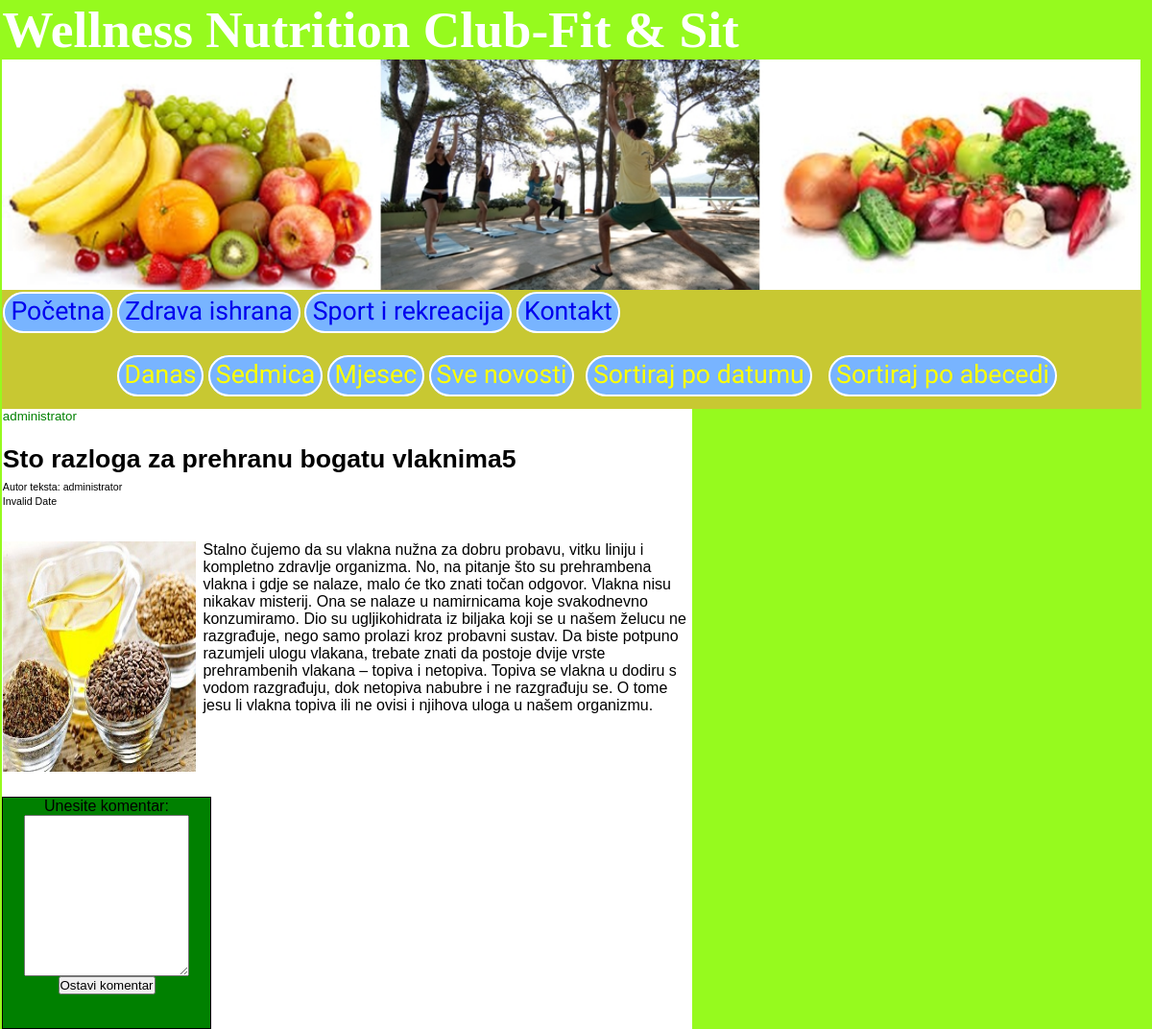
/Detalji.php?NaslovNovosti=Sto razloga za prehranu bogatu vlaknima5, run on the app's committed database.
### tables this page shows
CREATE TABLE IF NOT EXISTS `autori` (
  `ID` int(11) NOT NULL AUTO_INCREMENT,
  `Username` varchar(20) NOT NULL,
  `Password` varchar(50) NOT NULL,
  PRIMARY KEY (`ID`),
  UNIQUE KEY `Username` (`Username`)
);

CREATE TABLE IF NOT EXISTS `novosti` (
  `NovostID` int(11) NOT NULL AUTO_INCREMENT,
  `Naslov` varchar(200) NOT NULL,
  `NovostiTxt` text NOT NULL,
  `Vrijeme` timestamp NOT NULL DEFAULT CURRENT_TIMESTAMP ON UPDATE CURRENT_TIMESTAMP,
  `Slika` text NOT NULL,
  `AutorID` int(11) NOT NULL,
  `Otvoren` varchar(2) NOT NULL,
  PRIMARY KEY (`NovostID`)
);

### Detalji.php (the view, shortened to what this page needs)
<!DOCTYPE HTML PUBLIC "-//W3C//DTD HTML 4.01 Transitional//EN">
<Html>
<head>
<link rel="stylesheet" type="text/css" href="Stil.css">
</head>
<body onload="bodyOnLoad()">
<div id="zaglavlje">
<h1 id="imeklub">Wellness Nutrition Club-Fit &amp Sit</h1>
</div>
<div id="slike">
<img class="prva" alt="LOGO" src="kolaz.jpg">
</div>
<div id="meni">
	<ul class="menilista">
		<li id="Pocetna"><a class="linkmeni" href="Main.php" >Početna</a></li>
		<li id="Zdrava"><a href="Linkovi.html" class="linkmeni">Zdrava ishrana</a></li>
		<li id="Sport"><a href="Tabela.html" class="linkmeni">Sport i rekreacija</a></li>
		<li id="Kontakt"><a href="Forma.html" class="linkmeni">Kontakt</a></li>
	</ul>
</div>
<div id="kontrole">
<ul class="kontlist">
<li id="Danas" onclick="prikazi(1)">Danas</li>
<li id="Sedmica" onclick="prikazi(2)">Sedmica</li>
<li id="Mjesec" onclick="prikazi(3)">Mjesec</li>
<li id="Starije" onclick="prikazi(4)">Sve novosti</li>
<li id="SortirajPoDat"><form class="Dugmad" action="Main.php" method="post"><input id="Datumski" type="submit" name="PoDatumu" value="Sortiraj po datumu"></form></li>
<li id="SortirajPoAbc"><form class="Dugmad" action="Main.php" method="post"><input id="Datumski" type="submit" name="PoAbc" value="Sortiraj po abecedi"></form></li>
</ul>
</div>
<?php
	 $veza = new PDO("mysql:dbname=wnclub_database;host=localhost;port=3306;charset=utf8","DBuser");
     $veza->exec("set names utf8");
?>
<div id="glavni">
<div id="sadrzajnovosti">
  <?php
if(isset($_GET['NaslovNovosti']))
{
	$nesto=$_GET['NaslovNovosti'];
}
else{
	$nesto=$_SESSION['NaslovNovosti'];
}
if(isset($_REQUEST['autorovaLista']))
{
	$lista=$veza->query("select * from novosti n left join autori a on n.AutorID=a.ID where a.Username=\"".$_REQUEST['autorovaLista']."\"");
	foreach($lista as $li)
	{
					$naslov=str_replace("&#44;",",",$li['Naslov']);
					$vijesti=str_replace("&#44;",",",$li['NovostiTxt']);
					$datum=$li['Vrijeme'];
					$slika=$li['Slika'];
					$dat=date("D M j Y H:i:s",strtotime($datum));
					$datum=$dat." GMT+0200";
					$autori=$veza->query("select a.Username from autori a where a.ID=".$li['AutorID']);
					foreach($autori as $aut)
					{
						print "<div class=\"novostiDiv\">
						<h1 class=\"NaslovNovosti\"><a href=\"Detalji.php?NaslovNovosti=$naslov\">".$naslov."</a></h1>
						<p class=\"datumobjave\">".$datum."</p>
						<p class=\"autorKomentar\">Autor teksta: ".$aut['Username']."</p>
						<p class=\"datumi\"></p>
						<p class=\"novosti\"> <img class=\"novostiSlike\" alt=\"LOGO\" src=".$slika.">".$vijesti."</p>
						</div>";
						if(isset($_SESSION['username']) && $_SESSION['username']=="administrator")
						{
							print "<form action=\"Main.php\" method=\"post\">
							<input type=\"hidden\" name=\"novost\" value=\"".$li['NovostID']."\">
							<input type=\"submit\" name=\"ObrisiNovost\" id=\"ObrisiNovost\" value=\"Obrisi\">
							</form>
							";
							print "<form action=\"Main.php\" method=\"post\">
							<input type=\"hidden\" name=\"novost\" value=\"".$li['NovostID']."\">
							<input type=\"radio\" name=\"Zakom\" value=\"DA\" checked>DA
							<input type=\"radio\" name=\"Zakom\" value=\"NE\">NE
							<input type=\"submit\" name=\"PotvrdiPromjenu\" id=\"PotvrdiPromjenu\" value=\"Potvrdi\">
							</form>";
						}
					}
	}
}
else{
$novosti=$veza->query("select * from novosti where Naslov='".$nesto."'");
foreach($novosti as $vijest)
		{
					$naslov=str_replace("&#44;",",",$vijest['Naslov']);
					$vijesti=str_replace("&#44;",",",$vijest['NovostiTxt']);
					$datum=$vijest['Vrijeme'];
					$slika=$vijest['Slika'];
					$dat=date("D M j Y H:i:s",strtotime($datum));
					$datum=$dat." GMT+0200";
					$autori=$veza->query("select a.Username from autori a where a.ID=".$vijest['AutorID']);
					foreach($autori as $aut)
					{
						print "<form id=\"prikaziAutora\" action = \"Detalji.php\" method=\"post\">
							   <input type=\"submit\" name=\"autorovaLista\" id=\"autorovaLista\" value=".$aut['Username'].">
							   </form>";
						print "<div class=\"novostiDiv\">
						<h1 class=\"NaslovNovosti\">".$naslov."</h1>
						<p class=\"datumobjave\">".$datum."</p>
						<p class=\"autorKomentar\">Autor teksta: ".$aut['Username']."</p>
						<p class=\"datumi\"></p>
						<p class=\"novosti\"> <img class=\"novostiSlike\" alt=\"LOGO\" src=".$slika.">".$vijesti."</p>
						</div>";
					}
		}
$novosti->execute();
foreach($novosti as $nov)
{
	if($nov['Otvoren']=="DA")
	{
		print "<form class=\"KomentarForma\" action=\"Detalji.php\" method=\"post\">
		<label for=\"komentar\"> Unesite komentar:</label>
		<textarea id=\"komentar\" name=\"komentar\" rows=\"10\" cols=\"30\" required></textarea>
		<br>
		<input type=\"submit\" id=\"PotvrdiKom\" name=\"PotvrdiKom\" value=\"Ostavi komentar\">
		</form>";
	}
}
}
?>
</div>
</div>
</body>
</Html>

### Stil.css (style rules this page uses)
body { background-color: rgb(150,250,30); }
#autorovaLista { display: inline; border: none; background-color: white; color:green; }
#prikaziAutora { position: left; }
.KomentarForma { height: 30%; margin: 0 auto; margin-top:2%; width:30%; text-align: center; background-color: rgb(200,200,50); border: 1px solid black; background: green; display: inline-block; }
.autorKomentar { font-family: Arial; font-size: 8pt; top: 12%; color :black; margin-bottom: 0.5%; margin-top: 1%; }
#komentar { height: 70%; width: 80%; }
#Datumski { display: inline; position: relative; font-size: 20pt; padding-top: 0.2%; padding-left: 0.5%; padding-right: 0.5%; padding-bottom: 0.4%; position: relative; font-family: Gabriela; border-radius: 30px; border: solid white 2px; background-color: rgb(120,180,255); color:yellow; }
.Dugmad { display: inline; border: none; background-color: rgb(200,200,50); }
* { margin: 0px; padding: 0px; margin-left: 0.05%; }
#glavni { overflow: hidden; width: 60%; font-family: Arial; background-color: white; height: auto; float: left; }
#zaglavlje { overflow: hidden; color: white; font-size: 20pt; width: 99%; padding-bottom: 0%; height: auto; }
#slike { overflow: hidden; width:99.9%; display: block; }
#Pocetna { background-color: rgb(120,180,255); border-radius: 30px; border: solid white 2px; }
#Zdrava { background-color: rgb(120,180,255); border-radius: 30px; border: solid white 2px; }
#Sport { background-color: rgb(120,180,255); border-radius: 30px; border: solid white 2px; }
#Kontakt { background-color: rgb(120,180,255); border-radius: 30px; border: solid white 2px; }
#meni>ul>li { display: inline; position: relative; font-size: 20pt; padding-top: 0.2%; padding-left: 0.5%; padding-right: 0.5%; padding-bottom: 0.4%; position: relative; }
#meni { width: auto; height: auto; overflow: hidden; bottom: 2%; padding-bottom: 4px; padding-top: 0.5%; font-family: Gabriela; background-color: rgb(200,200,50); max-width: 99%; max-height:8%; min-height: 6.5%; min-width: 97%; }
a.linkmeni:link { text-decoration: none; }
.prva { width: 99%; height: 30%; display: block; }
.NaslovNovosti { margin-top: 3%; font-family: Arial; font-size: 20pt; color :black; position: relative; }
.novosti { margin-top: 5%; color:black; }
.novostiSlike { width: 28%; height: 30%; float: left; padding-right:1%; position: relative; }
#imeklub { right: 10%; }
label { font-size:100%; display:block; margin:0%; text-align: center; }
a:link { text-decoration: none; }
#kontrole { width: auto; height: auto; overflow: hidden; bottom: 2%; padding-bottom: 4px; padding-top: 0.5%; font-family: Gabriela; background-color: rgb(200,200,50); max-width: 99%; max-height:8%; min-height: 6.5%; min-width: 97%; }
.kontlist>li { display: inline; position: relative; font-size: 20pt; padding-top: 0.2%; padding-left: 0.5%; padding-right: 0.5%; padding-bottom: 0.4%; position: relative; background-color: rgb(200,200,50); color:yellow; left:10%; }
#Danas { border-radius: 30px; border: solid white 2px; background-color: rgb(120,180,255); }
#Mjesec { border-radius: 30px; border: solid white 2px; background-color: rgb(120,180,255); }
#Sedmica { border-radius: 30px; border: solid white 2px; background-color: rgb(120,180,255); }
#Starije { border-radius: 30px; border: solid white 2px; background-color: rgb(120,180,255); }
.novostiDiv { display: block; margin-bottom: 10%; min-height: 35%; max-height: auto; }
.datumi { font-family: Arial; font-size: 8pt; top: 12%; color :black; display: none; }

### data on the page
novosti: Naslov "Sto razloga za prehranu bogatu vlaknima5", NovostiTxt "Stalno čujemo da su vlakna nužna za dobru probavu, vitku liniju i kompletno zdravlje organizma. No, na pitanje što su prehrambena vlakna i gdje se nalaze, malo će tko znati točan odgovor. Vlakna nisu nikakav misterij. Ona se nalaze u namirnicama koje svakodnevno konzumiramo. Dio su ugljikohidrata iz biljaka koji se u našem želucu ne razgrađuje, nego samo prolazi kroz probavni sustav. Da biste potpuno razumjeli ulogu vlakana, trebate znati da postoje dvije vrste prehrambenih vlakana – topiva i netopiva. Topiva se vlakna u dodiru s vodom razgrađuju, dok netopiva nabubre i ne razgrađuju se. O tome jesu li vlakna topiva ili ne ovisi i njihova uloga u našem organizmu."
autori: autorovaLista "administrator", Username "administrator", novosti.Slika (picture)
